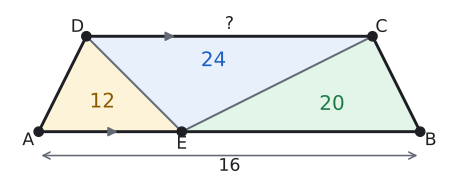

Generate this figure with Python:
# Alıştırma 6: |AB| = 16, E ∈ [AB]; A(AED) = 12, A(EBC) = 20 → h = 4; A(DEC) = 24 → |DC| = 12.
import sys; sys.path.insert(0, "tools")
from cizim import *

S = 1.0  # ölçek: yazı ve işaret boşlukları bu birimle çarpılır
P = lambda x, y: np.array([float(x), float(y)])
uz = lambda U, V: round(float(np.linalg.norm(U - V)), 4)
def alan(*K):
    x = [k[0] for k in K]; y = [k[1] for k in K]
    return round(abs(sum(x[i] * y[i - 1] - x[i - 1] * y[i] for i in range(len(K)))) / 2, 4)
def kesis(p, u, q, v):
    t = np.linalg.solve(np.array([u, -v]).T, q - p); return p + t[0] * u
def paralel_isareti(U, V, renk=SOLUK, k=0.18, f=0.5):
    M = U + f * (V - U); t = (V - U) / np.linalg.norm(V - U)
    ax.annotate("", xy=M + k * S * t, xytext=M - k * S * t, arrowprops=dict(arrowstyle="-|>", color=renk, lw=1.4, mutation_scale=14))
def cetik(U, V, n=1, renk=SOLUK, L=0.16):
    M = (U + V) / 2; t = (V - U) / np.linalg.norm(V - U); m = np.array([-t[1], t[0]])
    for i in range(n):
        c = M + (i - (n - 1) / 2) * 0.13 * S * t
        ax.plot(*zip(c - L * S * m, c + L * S * m), color=renk, lw=1.5)
def olcu(U, V, metin, d=0.3, renk=YAZI, fs=13):
    """[UV] parçasının ortasına, U->V yönünün soluna d kadar uzağa yazı (d < 0: sağına)."""
    M = (U + V) / 2; t = (V - U) / np.linalg.norm(V - U); m = np.array([-t[1], t[0]])
    ax.text(*(M + d * S * m), metin, ha="center", va="center", color=renk, fontsize=fs)
def dik_isareti(K, U, V, r=0.28):
    a_ = (U - K) / np.linalg.norm(U - K) * r * S; b_ = (V - K) / np.linalg.norm(V - K) * r * S
    ax.plot(*zip(K + a_, K + a_ + b_, K + b_), color=SOLUK, lw=1.3)
def boya(*K, renk=MAVI_ACIK):
    ax.add_patch(patches.Polygon(np.array(K), closed=True, facecolor=renk, edgecolor="none", zorder=0))
def ortasi(*K):
    return sum(K) / len(K)
def ad(K, metin, dx, dy, renk=YAZI):
    ax.text(K[0] + dx * S, K[1] + dy * S, metin, ha="center", va="center", color=renk, fontsize=13)
def yamuk(A, B, C, D, fa=0.5, fd=0.5):
    ax.plot(*zip(A, B, C, D, A), color=YAZI, zorder=3)
    paralel_isareti(A, B, f=fa); paralel_isareti(D, C, f=fd)
    for Q in (A, B, C, D): nokta(ax, *Q, "")
def cerceve(xmin, xmax, ymin, ymax, en=6.0):
    fig, ax = sekil(en, en * (ymax - ymin) / (xmax - xmin))
    ax.set_aspect("equal"); ax.axis("off")
    ax.set_xlim(xmin, xmax); ax.set_ylim(ymin, ymax)
    return fig, ax

A, B, C, D = P(0, 0), P(16, 0), P(14, 4), P(2, 4)
E = P(6, 0)
print("AED", alan(A, E, D), "EBC", alan(E, B, C), "DEC", alan(D, E, C), "DC", uz(D, C))
S = 1.25
fig, ax = cerceve(-1.3, 17.3, -2.0, 5.2)
boya(A, E, D, renk=SARI_ACIK); boya(E, B, C, renk=YESIL_ACIK); boya(D, E, C, renk=MAVI_ACIK)
ax.plot(*zip(E, D), color=SOLUK, lw=1.5); ax.plot(*zip(E, C), color=SOLUK, lw=1.5)
yamuk(A, B, C, D, fa=0.2, fd=0.3)
nokta(ax, *E, "")
ad(A, "A", -0.35, -0.3); ad(B, "B", 0.35, -0.3); ad(C, "C", 0.3, 0.3); ad(D, "D", -0.3, 0.3)
ad(E, "E", 0, -0.42)
ax.annotate("", xy=(16, -1.0), xytext=(0, -1.0), arrowprops=dict(arrowstyle="<->", color=SOLUK, lw=1.2))
ax.text(8, -1.45, "16", ha="center", va="center")
olcu(D, C, "?", d=0.4)
ax.text(*ortasi(A, E, D) + P(0, -0.1), "12", ha="center", va="center", color=SARI, fontsize=15)
ax.text(*ortasi(E, B, C) + P(0.3, -0.2), "20", ha="center", va="center", color=YESIL, fontsize=15)
ax.text(*ortasi(D, E, C) + P(0, 0.3), "24", ha="center", va="center", color=MAVI, fontsize=15)
kaydet(fig, __file__)
